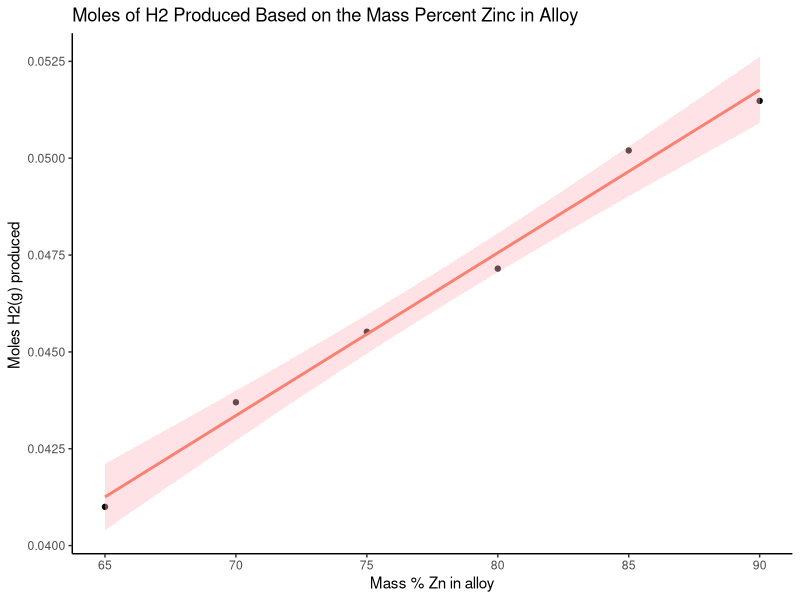
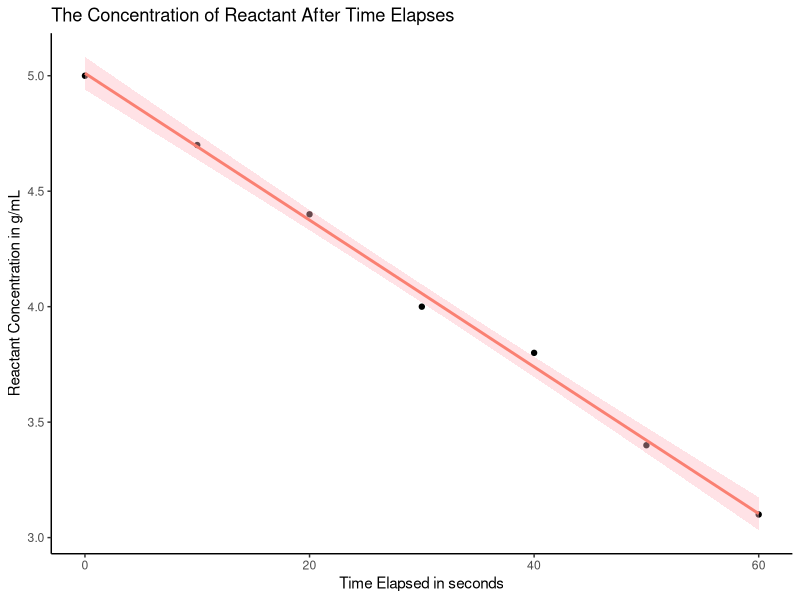

The R source for these figures, in order:
## ---- chunk 1
#Create data set
mass <- c(90.0, 85.0, 80.0, 75.0, 70.0, 65.0)
molesh <- c(0.05148, 0.0502, 0.04715, 0.04552, 0.0437, 0.041)

zn_wiht_h2 <- data.frame(mass, molesh)
## ---- chunk 2
library(tidyverse)

ggplot(zn_wiht_h2, aes(x = mass, y = molesh))+
  geom_point()+
  geom_smooth(method = lm, color = "salmon", fill="lightpink")+
  theme_classic()+
  labs(x = "Mass % Zn in alloy", y = "Moles H2(g) produced ", title = "Moles of H2 Produced Based on the Mass Percent Zinc in Alloy")
## ---- chunk 3
#Create data set 2
time <- c(0, 10, 20, 30, 40, 50, 60)
concentration <- c(5.0, 4.7, 4.4, 4.0, 3.8, 3.4, 3.1)

concentration_over_time <- data.frame(time, concentration)
## ---- chunk 4
ggplot(concentration_over_time, aes(x = time, y = concentration))+
  geom_point()+
  geom_smooth(method = lm, color = "salmon", fill="lightpink")+
  theme_classic()+
  labs(x = "Time Elapsed in seconds", y = "Reactant Concentration in g/mL", title = "The Concentration of Reactant After Time Elapses")
